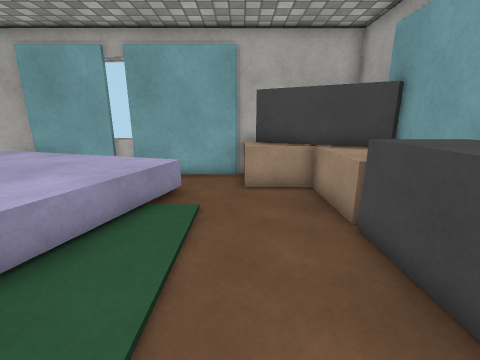
View 1 (above)

12 first-person views from a walk through a 3-D level made in the Unity game engine. The camera is 1.2 m above the floor, tilts 14° down and sees 90° across. The floor is counted in squares, 0.5 m on a side. Each view is taken from the middle of a square. On the plan, view 1 faces up. The plan holds only what a view shows up to about 17 squares ahead; the rest is blank. Surface patterns are stand-ins for the level's own textures.

View 2
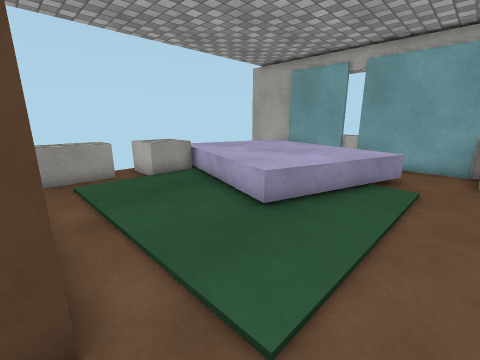

View 3
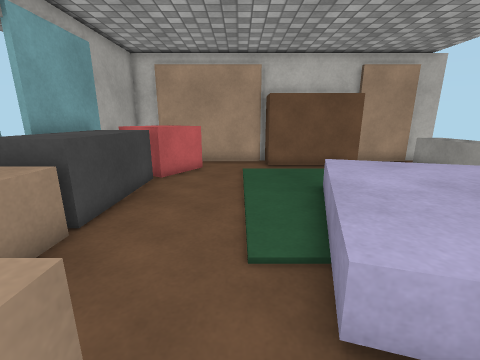

View 4
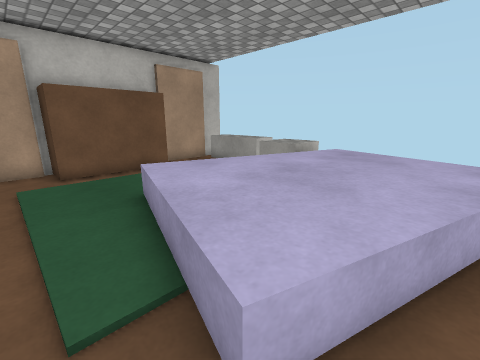

View 5
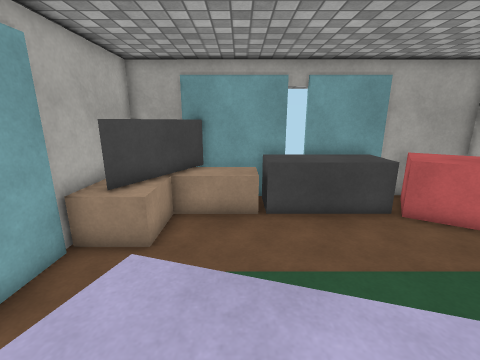

View 6
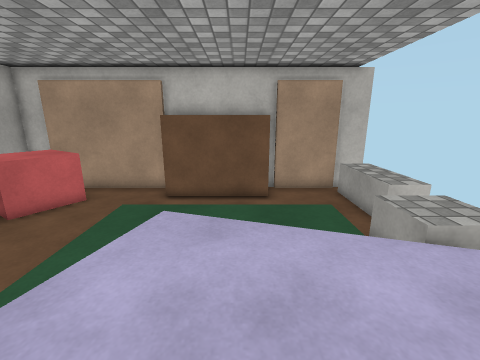

View 7
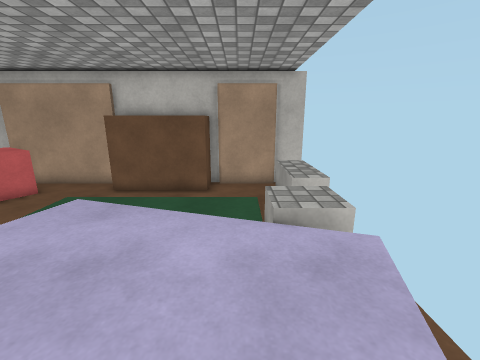

View 8
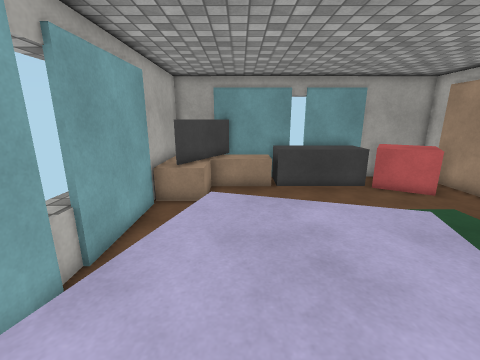

View 9
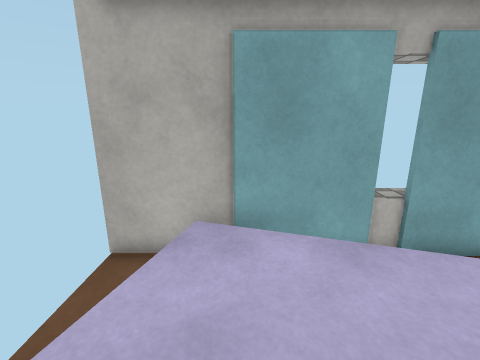

View 10
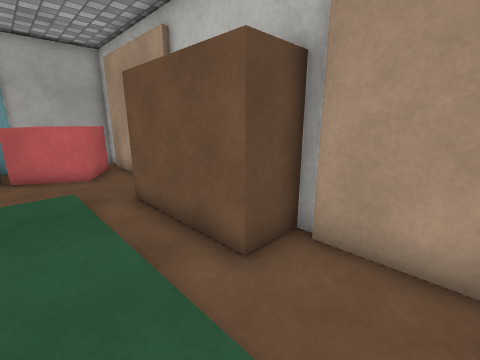

View 11
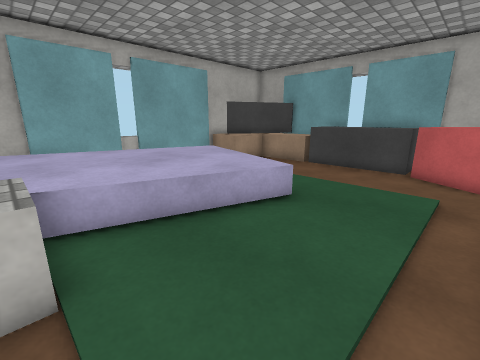

View 12
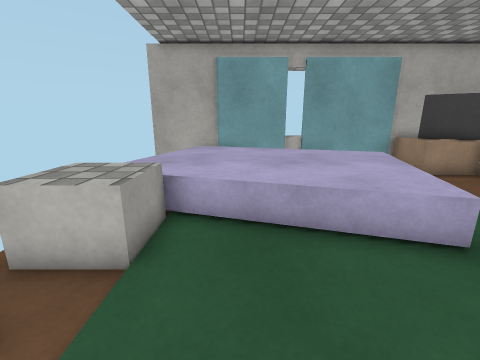

### Floor plan
Key: @ floor where view 1 was taken; # wall or solid block; . main floor; : floor 0.5 m higher than the main floor; / step, stairs or slope; = window, fence, low wall or low ledge; ^ raised ledge; v drop or lower ground; B grey block; L block; C red cube; O other object.
Columns run from 13 left of view 1 to 5 right of it. Each row starts with its distance up from view 1.
 12         ^^
 11 #####^^#^##########
 10  vv:vv=......OOO
  9  vv::::===...OOOOO
  8  vv:::::::==... OO#
  7   v::::::::=....OO#
  6  v:::::::::.....OO#
  5  v::::::::/.....BB#
  4  vv:::::::/.....BB#
  3  OOO.//:::......BB#
  2  OOO....//......BB#
  1  v..............BB#
  0  LL..........@.CBB#
 -1  LL............CCC#
 -2  LL...........CCCC#
 -3  LL...LLLLL...CCCC#
 -4  LL###L   L######v#
 -5 #### ##   ##    ###

Positions as (right, up) in squares from view 1, and headings:
1: (0, 0), facing up
2: (0, -3), facing up-left
3: (-1, 10), facing down
4: (-1, 9), facing down-left
5: (-6, 6), facing right
6: (-6, 8), facing down
7: (-9, 9), facing down
8: (-10, 7), facing right
9: (-9, 5), facing up
10: (-10, 0), facing down-right
11: (-10, -2), facing up-right
12: (-8, -2), facing up
